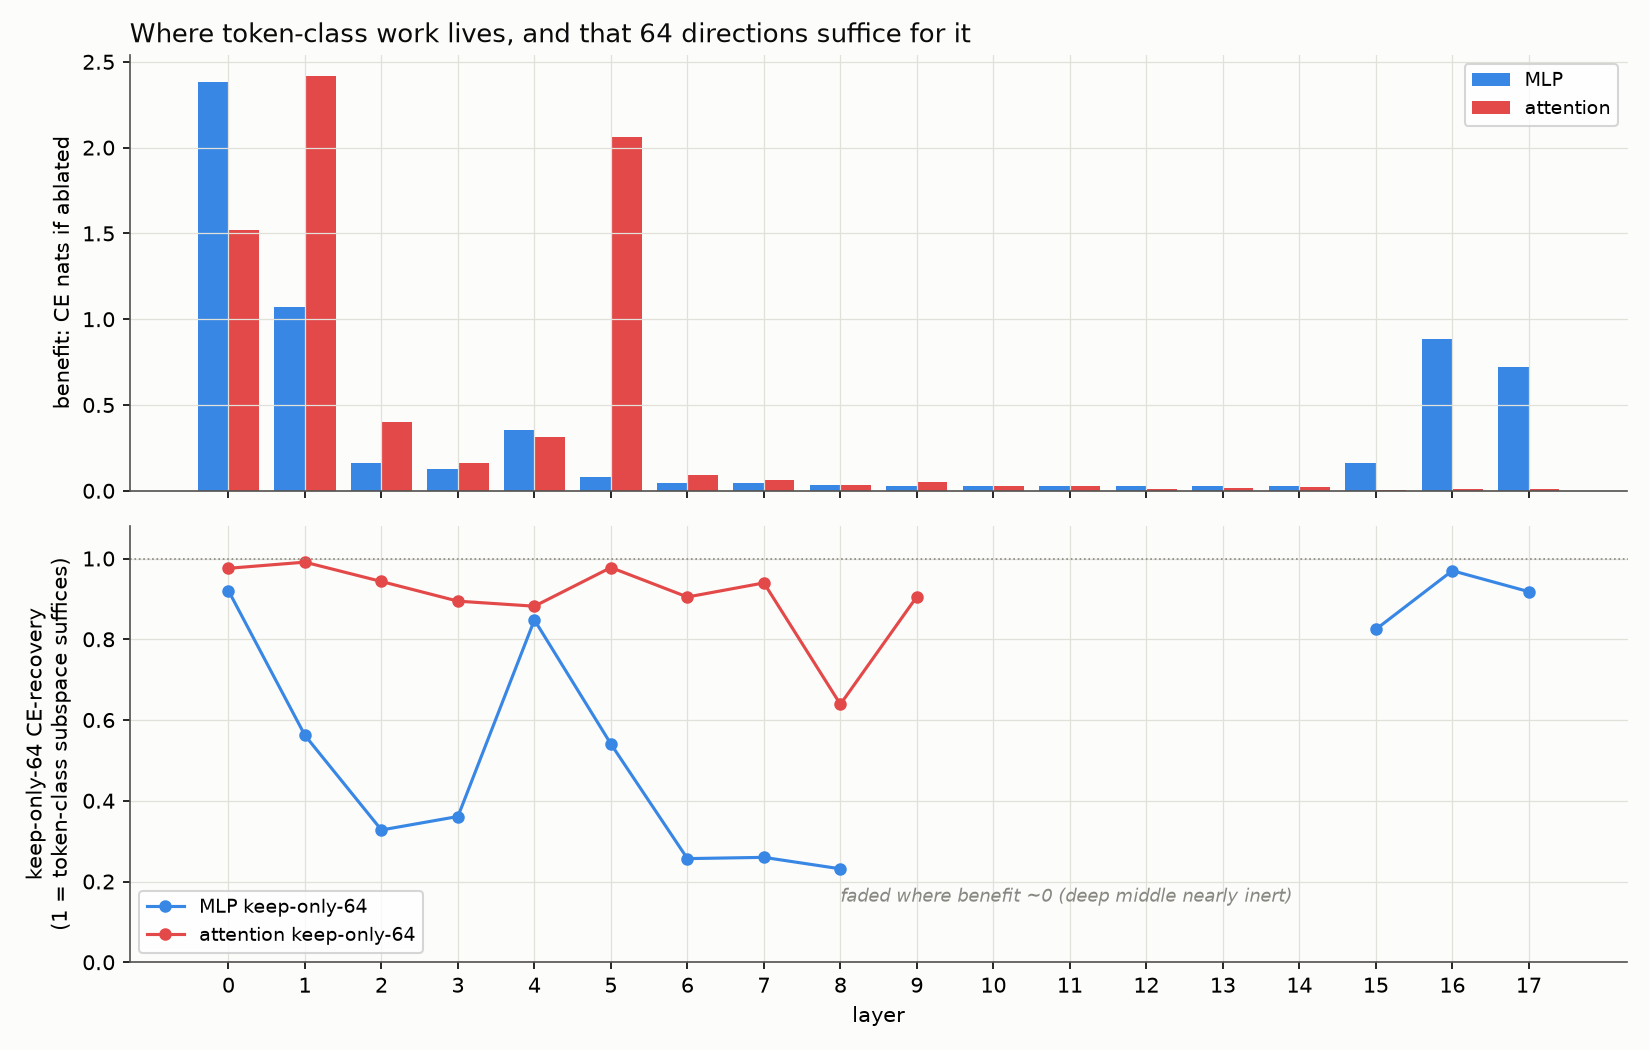

Write Python code to recreate this figure.
"""SEMANTIC DEPTH PROFILE (capstone visual for 767-772). For every layer and both
component types (attention x1, MLP output), compute the top-64 token-semantic
subspace and measure: (i) benefit = CE cost of ablating the component's output,
(ii) keep-only-64 sufficiency = fraction of that benefit preserved when only the
token-class subspace is kept. Shows WHERE in the network token-class organisation
lives (the barbell) and that a 64-dim token-class subspace is SUFFICIENT across
depth for both components. Emits a figure.

REGISTERED PREDICTIONS:
  (0) SANITY: benefit >= 0 every layer;
  (a) SUFFICIENT ACROSS DEPTH: keep-only-64 recovery is HIGH (>= 0.7) at the layers
      that carry real benefit (early layers), for BOTH attention and MLP -- the
      token-class subspace is a near-complete low-rank summary network-wide, not
      just at layer 0;
  (b) BARBELL: benefit is concentrated in the early (and final) layers, tiny in the
      deep middle (matches 756);
  NULL: n/a (descriptive profile; random-subspace sufficiency shown for scale)."""
import json, time, sys, torch
import torch.nn.functional as F
import numpy as np
import matplotlib; matplotlib.use('Agg'); import matplotlib.pyplot as plt
sys.path.insert(0, '/workspace/rspd'); sys.path.insert(0, '/workspace/tensor_language')
import census_lib as cl
from bilin18_joint_removal import m, DEV
from palette import INK, SECONDARY, MUTED, GRID, SURFACE

D = 1152; NL = 18
PT = '/workspace/tensor_language/basis_aligned/bilinear_quotient/'
OUT = PT + 'semantic_depth_results.json'; FIG = PT + 'semantic_depth.png'
NEVAL = 40; MINCOUNT = 5; RSEM = 64
MODE = {'U': None, 'L': -1, 'which': None, 'op': None}   # op: keep|ablate
BLUE, RED, MUTEDC = '#3987e5', '#e34948', '#898781'


def forward_logits(idx):
    x = F.rms_norm(m.transformer.wte(idx), (D,)); x0 = x; v1 = None
    for blk in m.transformer.h: x, v1 = blk(x, v1, x0)
    return 30.0*torch.tanh(m.lm_head(F.rms_norm(x, (D,)))/30.0)


def apply_op(v):
    if MODE['op'] == 'ablate': return torch.zeros_like(v)
    U = MODE['U']; return (v @ U) @ U.T


def mlp_hook_factory(L):
    def h(mo, i_, o_):
        if MODE['L'] != L or MODE['which'] != 'mlp' or MODE['op'] is None: return o_
        sh = o_.shape; return apply_op(o_.reshape(-1, D).float()).reshape(sh).to(o_.dtype)
    return h


def attn_hook_factory(L):
    def h(mo, i_, o_):
        if MODE['L'] != L or MODE['which'] != 'attn' or MODE['op'] is None: return o_
        x1 = o_[0] if isinstance(o_, tuple) else o_; sh = x1.shape
        x1n = apply_op(x1.reshape(-1, D).float()).reshape(sh).to(x1.dtype)
        return (x1n, o_[1]) if isinstance(o_, tuple) else x1n
    return h


def ce_on(rows, n):
    s = 0.0; nn = 0
    for i in range(0, n, 4):
        bb = rows[i:i+4, :257].to(DEV); idx = bb[:, :-1].contiguous(); tgt = bb[:, 1:].contiguous()
        lp = F.log_softmax(forward_logits(idx).float(), -1)
        s += float(F.nll_loss(lp.reshape(-1, lp.shape[-1]), tgt.reshape(-1)))*idx.shape[0]; nn += idx.shape[0]
    return s/nn


@torch.no_grad()
def capture(rows, n, which, L):
    cap = []; toks = []
    if which == 'mlp':
        hk = lambda mo, i_, o_: cap.append(o_.detach().float().reshape(-1, D))
        h = m.transformer.h[L].mlp.register_forward_hook(hk)
    else:
        def hk(mo, i_, o_):
            x1 = o_[0] if isinstance(o_, tuple) else o_; cap.append(x1.detach().float().reshape(-1, D))
        h = m.transformer.h[L].attn.register_forward_hook(hk)
    for i in range(0, n, 4):
        idx = rows[i:i+4, :257].to(DEV)[:, :-1].contiguous(); toks.append(idx.reshape(-1).cpu())
        forward_logits(idx)
    h.remove(); return torch.cat(cap, 0), torch.cat(toks).numpy()


def semantic_subspace(O, toks, r=RSEM):
    g = O.mean(0, keepdim=True); rows = []; wt = []
    for t in np.unique(toks):
        mk = toks == t
        if mk.sum() < MINCOUNT: continue
        rows.append(O[mk].mean(0) - g[0]); wt.append(np.sqrt(mk.sum()))
    M = torch.stack(rows, 0) * torch.tensor(wt, device=O.device, dtype=O.dtype)[:, None]
    return torch.linalg.svd(M, full_matrices=False)[2][:r].T.contiguous()


@torch.no_grad()
def main():
    t0 = time.time(); cl.use_state(PT + 'census_state_diverse.pt')
    rows = cl.fineweb_rows(NEVAL)
    hooks = []
    for L in range(NL):
        hooks.append(m.transformer.h[L].mlp.register_forward_hook(mlp_hook_factory(L)))
        hooks.append(m.transformer.h[L].attn.register_forward_hook(attn_hook_factory(L)))
    MODE['op'] = None; ce_full = ce_on(rows, NEVAL)
    g = torch.Generator(device=DEV).manual_seed(0); Ur = torch.linalg.qr(torch.randn(D, RSEM, generator=g, device=DEV))[0]
    prof = {'mlp': {}, 'attn': {}}
    for which in ['mlp', 'attn']:
        for L in range(NL):
            O, toks = capture(rows, NEVAL, which, L); Us = semantic_subspace(O, toks)
            MODE['L'] = L; MODE['which'] = which
            MODE['op'] = 'ablate'; ce_abl = ce_on(rows, NEVAL)
            MODE['op'] = 'keep'; MODE['U'] = Us; ce_keep = ce_on(rows, NEVAL)
            MODE['U'] = Ur; ce_keep_rand = ce_on(rows, NEVAL)
            MODE['op'] = None; MODE['U'] = None
            ben = ce_abl - ce_full
            rec = float((ce_abl - ce_keep)/max(ben, 1e-6)); rec_r = float((ce_abl - ce_keep_rand)/max(ben, 1e-6))
            prof[which][L] = {'benefit': round(ben, 4), 'keep64': round(rec, 4), 'keep64_rand': round(rec_r, 4)}
        print(f'{which}: ' + ' '.join(f'{L}:{prof[which][L]["keep64"]:.2f}' for L in range(NL)), flush=True)
    for h in hooks: h.remove()

    xs = np.arange(NL)
    fig, axs = plt.subplots(2, 1, figsize=(11, 7), sharex=True); fig.patch.set_facecolor(SURFACE)
    for ax in axs: ax.set_facecolor(SURFACE); ax.grid(True, color=GRID, lw=0.6)
    axs[0].bar(xs-0.2, [prof['mlp'][L]['benefit'] for L in range(NL)], width=0.4, color=BLUE, label='MLP')
    axs[0].bar(xs+0.2, [prof['attn'][L]['benefit'] for L in range(NL)], width=0.4, color=RED, label='attention')
    axs[0].set_ylabel('benefit: CE nats if ablated'); axs[0].legend(fontsize=9)
    axs[0].set_title('Where token-class work lives, and that 64 directions suffice for it', color=INK, fontsize=12.5, loc='left')
    mlp_keep = [prof['mlp'][L]['keep64'] if prof['mlp'][L]['benefit'] > 0.03 else np.nan for L in range(NL)]
    attn_keep = [prof['attn'][L]['keep64'] if prof['attn'][L]['benefit'] > 0.03 else np.nan for L in range(NL)]
    axs[1].plot(xs, mlp_keep, '-o', color=BLUE, ms=5, label='MLP keep-only-64')
    axs[1].plot(xs, attn_keep, '-o', color=RED, ms=5, label='attention keep-only-64')
    axs[1].axhline(1.0, color=MUTEDC, lw=0.8, ls=':')
    axs[1].set_ylabel('keep-only-64 CE-recovery\n(1 = token-class subspace suffices)'); axs[1].set_ylim(0, 1.08)
    axs[1].set_xlabel('layer'); axs[1].set_xticks(xs); axs[1].legend(fontsize=9)
    axs[1].text(8, 0.15, 'faded where benefit ~0 (deep middle nearly inert)', fontsize=8.5, color=MUTED, style='italic')
    for ax in axs:
        for s in ['top', 'right']: ax.spines[s].set_visible(False)
        for s in ['left', 'bottom']: ax.spines[s].set_color(SECONDARY)
    fig.tight_layout(); fig.savefig(FIG, dpi=150, facecolor=SURFACE); print('wrote', FIG, flush=True)

    early = [L for L in range(6)]
    pa = all(prof['mlp'][L]['keep64'] >= 0.7 for L in early if prof['mlp'][L]['benefit'] > 0.1)
    out = {'ce_full': round(ce_full, 4), 'profile': prof, 'pred_a_sufficient_across_depth': bool(pa),
           'runtime_s': time.time()-t0}
    json.dump(out, open(OUT, 'w'), indent=1)
    print(f'\n(a) 64-dim token-class subspace sufficient across early depth: {pa}', flush=True)
    print(f'wrote {OUT} ({out["runtime_s"]:.0f}s)')


if __name__ == '__main__':
    main()
